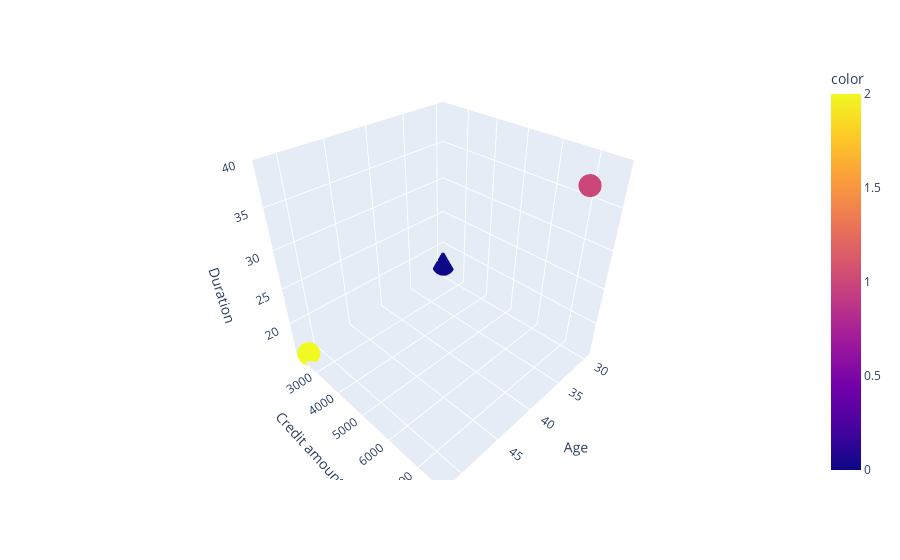

The notebook cell saved with this chart:
### Code cell
fig = px.scatter_3d(centroides,
                    x='Age',
                    y='Credit amount',
                    z='Duration',
                    color = list(centroides.index))
fig.show()

### Figure 1 — Plotly figure (JSON) as saved in the notebook; plotly's stock layout.template omitted (floating-point values rounded to 4 significant figures)
{"data": [{"hovertemplate": "Age=%{x}<br>Credit amount=%{y}<br>Duration=%{z}<br>color=%{marker.color}<extra></extra>", "legendgroup": "", "marker": {"color": [0, 1, 2], "coloraxis": "coloraxis", "symbol": "circle"}, "mode": "markers", "name": "", "scene": "scene", "showlegend": false, "type": "scatter3d", "x": [29.65, 34.76, 51.65], "y": [2207.0, 7610.0, 2398.0], "z": [16.92, 39.28, 15.85]}], "layout": {"coloraxis": {"colorbar": {"title": {"text": "color"}}, "colorscale": [[0, "#0d0887"], [0.1111, "#46039f"], [0.2222, "#7201a8"], [0.3333, "#9c179e"], [0.4444, "#bd3786"], [0.5556, "#d8576b"], [0.6667, "#ed7953"], [0.7778, "#fb9f3a"], [0.8889, "#fdca26"], [1, "#f0f921"]]}, "legend": {"tracegroupgap": 0}, "margin": {"t": 60}, "scene": {"domain": {"x": [0, 1], "y": [0, 1]}, "xaxis": {"title": {"text": "Age"}}, "yaxis": {"title": {"text": "Credit amount"}}, "zaxis": {"title": {"text": "Duration"}}}}}
